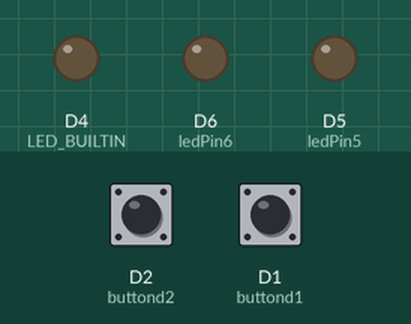
The sketch below on a simulated ESP8266 (NodeMCU). On the bench: output pins drawn as LEDs (lit = HIGH, except the on-board LED, lit = LOW). Inputs (shaded band) come from the test bench; at power-on: D2 (buttond2) HIGH, D1 (buttond1) HIGH. WiFi joins after 1.5 s; servers stay silent unless stated; no MQTT or app messages arrive unless stated.

Above: at 7.2 s.
7.3 s: D2 (buttond2) pulled LOW for 0.15 s
At 7.42 s:
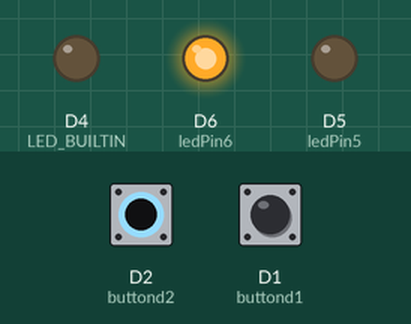
9.0 s: D1 (buttond1) pulled LOW for 0.15 s
At 9.12 s:
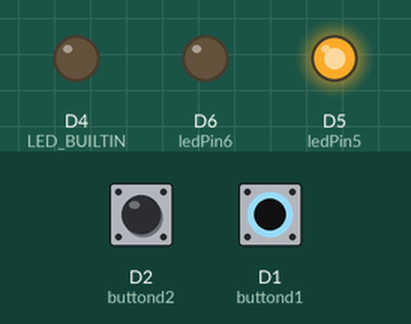
10.7 s: D1 (buttond1) pulled LOW for 3.2 s
At 15.1 s:
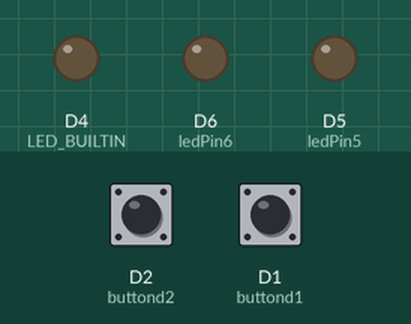
15.4 s: D2 (buttond2) pulled LOW for 3.2 s
At 16.5 s:
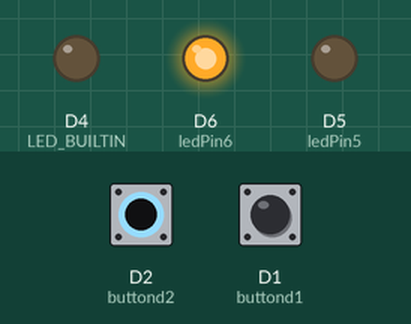
20.1 s: D2 (buttond2) driven LOW and D1 (buttond1) driven LOW
At 20.8 s:
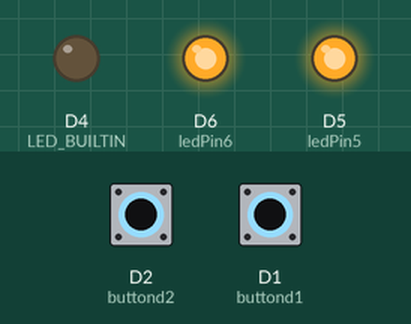
Timing chart, 0 to 23.1 s (numbered marks = the images above; inputs shaded):
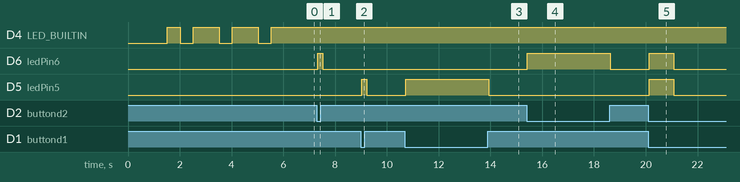

The sketch:

roleSwitch.ino
```cpp
 #include <EEPROM.h>
#include <ESP8266WiFi.h>
#include <PubSubClient.h>
#include <Wire.h>
#include <Arduino.h>

const char *ssid = "ten wifi";           // wifi SSID
const char *password = "passwifi";

  // wifi password
const char *mqtt_server = "domain"; // change this with your server name
const char *device_id = "mainlight";            // write any unique ID

WiFiClient espClient;
PubSubClient client(espClient);
const int buttond2 = D2;
const byte ledPin5 = D5;
const byte ledPin6 = D6;
const int buttond1 = D1;


int a=0;

int tthaicu;
int tthai1cu;

int stt =1 ;
int sttold =1;
int stt1=1;
int sttold1=1;
int sttoldkwf=1;
int sttoldkwf1=1;
int sttkwf;
int sttkwf1;


char message_buff[100];
String msgString;
String topicStr;
void onoffnwf()
{

    sttkwf = digitalRead(buttond1);
    sttkwf1 = digitalRead(buttond2);
          {

          if (sttkwf != sttoldkwf)
          {

             sttoldkwf = sttkwf;
             if (sttkwf == 1)
        {
             digitalWrite(ledPin5, LOW);

        }
        else if (sttkwf == 0)
        {
          digitalWrite(ledPin5, HIGH);


        }
          }
          else if (sttkwf == sttoldkwf)
               sttoldkwf = sttkwf;
    }
    {

          if (sttkwf1 != sttoldkwf1)
          {
             sttoldkwf1 = sttkwf1;
             if (sttkwf1 == 1)
        {
             digitalWrite(ledPin6, LOW);

        }
        else if (sttkwf1 == 0)
        {
          digitalWrite(ledPin6, HIGH);


        }
          }
          else if (sttkwf1 == sttoldkwf1)
               sttoldkwf1 = sttkwf1;
    }
        }
void setup_wifi()
{
delay(10);
  WiFi.begin(ssid, password);

  while (WiFi.status() != WL_CONNECTED)
  {

        delay(100);

         onoffnwf();


   digitalWrite(LED_BUILTIN, LOW);

        }

  blink();
  blink();
  blink();
}
void blink()
{
digitalWrite(LED_BUILTIN, HIGH);
delay(500);
digitalWrite(LED_BUILTIN, LOW);
delay(500);
digitalWrite(LED_BUILTIN, HIGH);
delay(500);
}


void callback(char *topic, byte *payload, unsigned int length)
{
    int i;

    topicStr = topic;
    for (i = 0; i < length; i++)
    {
        message_buff[i] = payload[i];
    }
    message_buff[i] = '\0';

    msgString = String(message_buff);

    if (topicStr == "relay/mainlight")
{
        if (msgString == "1")
        {
            digitalWrite(ledPin5, LOW); // PIN HIGH will switch OFF the relay
            client.publish("relay/mainlightstate","1");

        }
        if (msgString == "0")
        {
            digitalWrite(ledPin5, HIGH); // PIN LOW will switch ON the relay
            client.publish("relay/mainlightstate","0");

        }
}
    else if (topicStr == "relay/mainlight1")
    { // write your unique ID here
        if (msgString == "1")
        {
            digitalWrite(ledPin6, LOW); // PIN HIGH will switch OFF the relay
            client.publish("relay/mainlightstate1","1");

        }
        if (msgString == "0")
        {
            digitalWrite(ledPin6, HIGH); // PIN LOW will switch ON the relay
            client.publish("relay/mainlightstate1","0");

        }
    }

}
void reconnect()
{

    while (!client.connected())
    {
        a=a+1;

        delay(100);
        if (a==150)
        {
        a=0;


        if (client.connect("mainlight", "usermqqq", "passmqtt"))

            {
            client.subscribe("relay/mainlightstate");
            client.subscribe("relay/mainlightstate1");
            client.subscribe("relay/mainlight");
            client.subscribe("relay/mainlight1");

            }
    }
        else if (a<150)
        {
         onoffnwf();
        }
}
}

void setup()
{

    delay(10);
    pinMode(LED_BUILTIN, OUTPUT);

    pinMode(buttond2, INPUT);
    pinMode(buttond1, INPUT);
    pinMode(ledPin5, OUTPUT);
    pinMode(ledPin6, OUTPUT);
    setup_wifi();
    client.setServer(mqtt_server, 1883); // change port number as mentioned in your cloudmqtt console
    client.setCallback(callback);


}

void loop()
{


    stt = digitalRead(buttond1);
    stt1 = digitalRead(buttond2);


    {
    if (topicStr == "relay/mainlightstate")
    {
        if (msgString == "1")
        {
            tthaicu = 1;

        }
        if (msgString == "0")
        {
            tthaicu=0;

        }
    }

    }


     {
    if (topicStr == "relay/mainlightstate1")
    {
        if (msgString == "1")
        {
            tthai1cu = 1;

        }
        if (msgString == "0")
        {
            tthai1cu=0;

        }
    }

    }


    {
    if (stt != sttold)
    {
      {
      if (tthaicu == 1)

        {
            digitalWrite(ledPin5, HIGH); // PIN HIGH will switch OFF the relay
            client.publish("relay/mainlightstate","0");

        }
        if (tthaicu == 0)
        {
            digitalWrite(ledPin5, LOW); // PIN LOW will switch ON the relay
            client.publish("relay/mainlightstate","1");

        }
      }

      sttold = stt;


      }
else if (stt == sttold)
{

    sttold = stt;

}
    }

{
if (stt1 != sttold1)
    {

        {
       if (tthai1cu == 1)

        {
            digitalWrite(ledPin6, HIGH); // PIN HIGH will switch OFF the relay
            client.publish("relay/mainlightstate1","0");

        }
        if (tthai1cu == 0)
        {
            digitalWrite(ledPin6, LOW); // PIN LOW will switch ON the relay
            client.publish("relay/mainlightstate1","1");

        }

        }
   sttold1 = stt1;


      }
else if (stt1 == sttold1)
{

    sttold1 = stt1;

}
}


{

 if (!client.connected())
    {
        reconnect();
    }
    client.loop();
}


}
```

Measured:
- after the input at 7.3 s, D6 (ledPin6): LOW → HIGH at once, → LOW 0.20 s later
- after the input at 9.0 s, D5 (ledPin5): LOW → HIGH at once, → LOW 0.20 s later
- after the input at 10.7 s, D5 (ledPin5): LOW → HIGH at once, → LOW 3.2 s later
- after the input at 15.4 s, D6 (ledPin6): LOW → HIGH at once, → LOW 3.2 s later
- after the input at 20.1 s, D6 (ledPin6), D5 (ledPin5): LOW → HIGH at once, → LOW 0.95 s later
